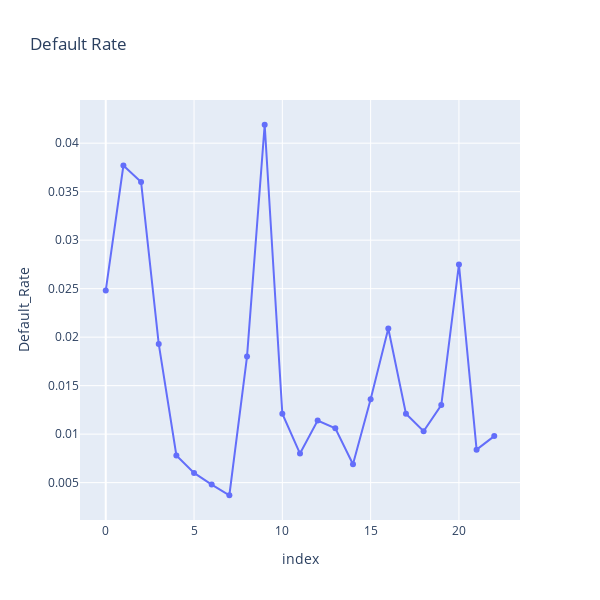

The cell this chart's notebook holds for it:
### Markdown cell above
Prior to the estimation of an econometric model, a critical preparatory step is the examination of stationarity in Default Rate and macroeconomic variables. Stationarity, a fundamental premise in regression analysis, necessitates the constancy of mean, variance, and autocorrelation over time. Non-adherence to this assumption can lead to erroneous interpretations and misleading conclusions regarding the interrelationships among variables. Ensuring stationarity is pivotal for the integrity and reliability of regression outcomes, as any deviations may result in spurious correlations and diminished predictive precision of the model. A preliminary assessment of stationarity can be conducted visually by analysing the time series graph, where a stationary series is indicated by a consistent mean and variance throughout, absent of any significant long-term trends, and exhibiting stable fluctuations around the mean.

### Code cell
# Plot of the Default Rate 

import plotly.express as px 

fig = px.line(df, y="Default_Rate", #, x="Year"
              title='Default Rate',
              width=600, height=600,
              line_shape='linear')

fig.update_xaxes(showgrid=True,
        zeroline=True,
        showline=True,
        showticklabels=True,)

fig.update_traces(mode='markers+lines')
fig.show()

### Figure 1 — Plotly figure (JSON) as saved in the notebook; plotly's stock layout.template omitted (floating-point values rounded to 4 significant figures)
{"data": [{"hovertemplate": "index=%{x}<br>Default_Rate=%{y}<extra></extra>", "legendgroup": "", "line": {"color": "#636efa", "dash": "solid", "shape": "linear"}, "marker": {"symbol": "circle"}, "mode": "markers+lines", "name": "", "orientation": "v", "showlegend": false, "type": "scatter", "x": [0, 1, 2, 3, 4, 5, 6, 7, 8, 9, 10, 11, 12, 13, 14, 15, 16, 17, 18, 19, 20, 21, 22], "xaxis": "x", "y": [0.0248, 0.0377, 0.036, 0.0193, 0.0078, 0.006, 0.0048, 0.0037, 0.018, 0.0419, 0.0121, 0.008, 0.0114, 0.0106, 0.0069, 0.0136, 0.0209, 0.0121, 0.0103, 0.013, 0.0275, 0.0084, 0.0098], "yaxis": "y"}], "layout": {"height": 600, "legend": {"tracegroupgap": 0}, "title": {"text": "Default Rate"}, "width": 600, "xaxis": {"anchor": "y", "domain": [0, 1], "showgrid": true, "showline": true, "showticklabels": true, "title": {"text": "index"}, "zeroline": true}, "yaxis": {"anchor": "x", "domain": [0, 1], "title": {"text": "Default_Rate"}}}}
